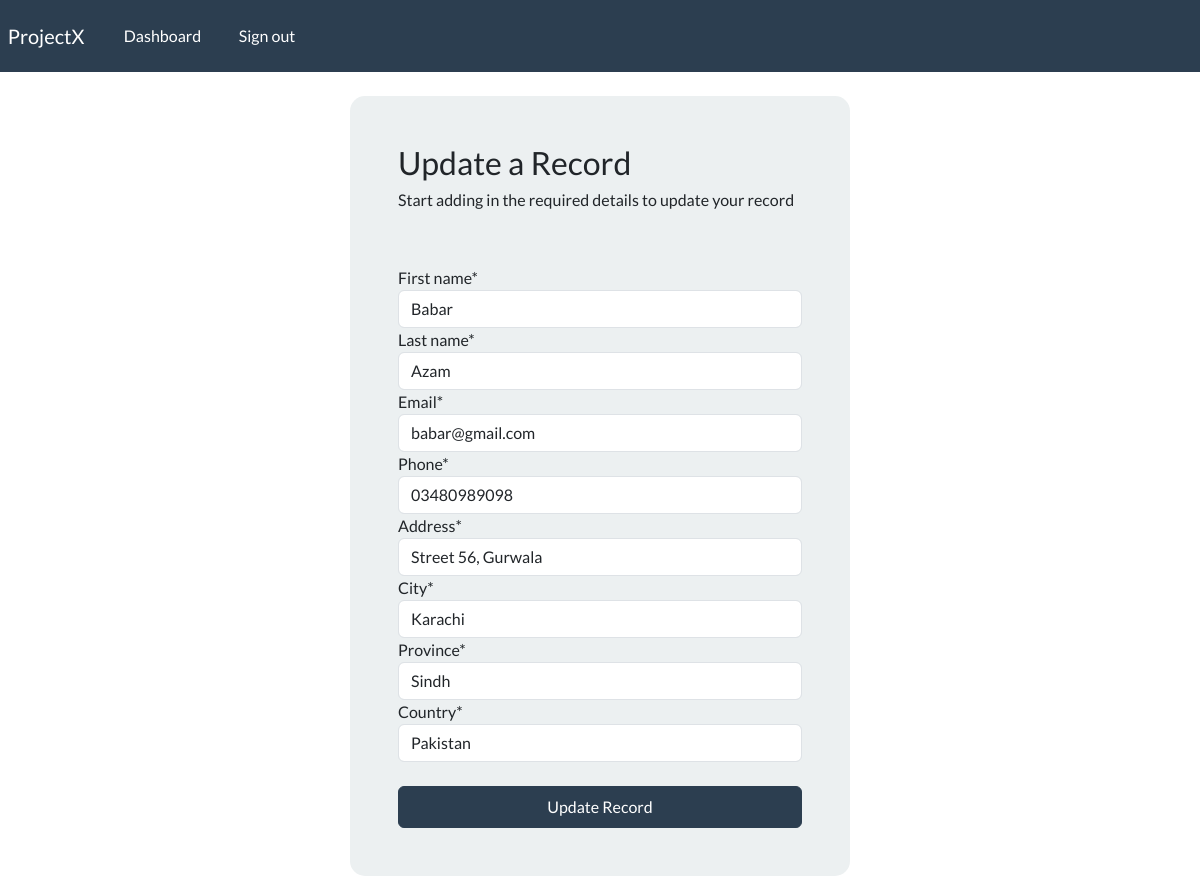
The app's page /update-record/2 (signed in), older data.
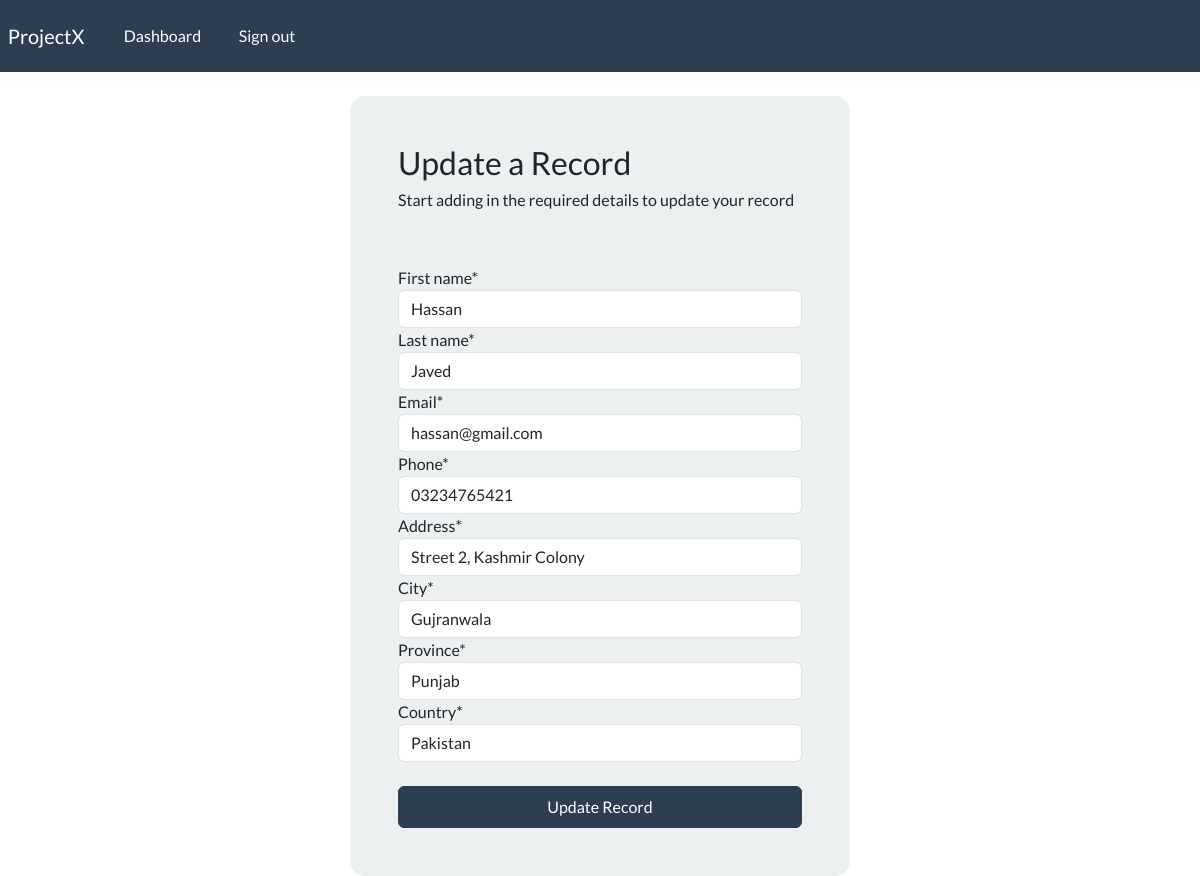
The same page, newer data.
### webapp/models.py (models this page shows, shortened)
class Record(models.Model):
    user = models.ForeignKey(User, on_delete=models.CASCADE) # For Singleton
    creation_date = models.DateTimeField(auto_now_add=True)
    first_name = models.CharField(max_length=100)
    last_name = models.CharField(max_length=100)
    email = models.CharField(max_length=25)
    phone = models.CharField(max_length=20)
    address = models.CharField(max_length=200)
    city = models.CharField(max_length=200)
    province = models.CharField(max_length=200)
    country = models.CharField(max_length=200)

### webapp/views.py (the view)
# urls.py: path('update-record/<int:pk>', views.update_record, name="update-record"),
@login_required(login_url='my-login')
def update_record(request, pk):
    record = Record.objects.get(id=pk)
    form = UpdateRecordForm(instance=record)
    if request.method =='POST':
        form = UpdateRecordForm(request.POST, instance=record)
        if form.is_valid():
            form.save()
            return redirect("dashboard")
    context = {'form': form}
    return render(request, 'webapp/update-record.html', context=context)

### webapp/forms.py
class UpdateRecordForm(forms.ModelForm):
    class Meta:
        model = Record
        fields = ['first_name', 'last_name', 'email', 'phone','address', 'city', 'province', 'country']

### webapp/templates/webapp/update-record.html (shortened to what this page needs)
{% extends 'webapp/base.html' %}
{% load crispy_forms_tags %}
{% block content %}
<body>
    <div class="container bg-light shadow.md p-5 form-layout">
    <h3>Update a Record</h3>
    <h6>Start adding in the required details to update your record</h6>
    <br>
    <br>
    <form method="POST" autocomplete="off">
    {{form| crispy}}
    <br>
    <button type="submit" class="btn btn-primary w-100 btn-block p-2">Update Record</button>
    </form>
    </div>
    </body>
{% endblock %}

Row changes from the older to the newer data that the page shows:
changed Record "Pakistan": first_name "Babar" → "Hassan"; last_name "Azam" → "Javed"; email "babar@gmail.com" → "hassan@gmail.com"; phone "03480989098" → "03234765421"; address "Street 56, Gurwala" → "Street 2, Kashmir Colony"; city "Karachi" → "Gujranwala"; province "Sindh" → "Punjab"
